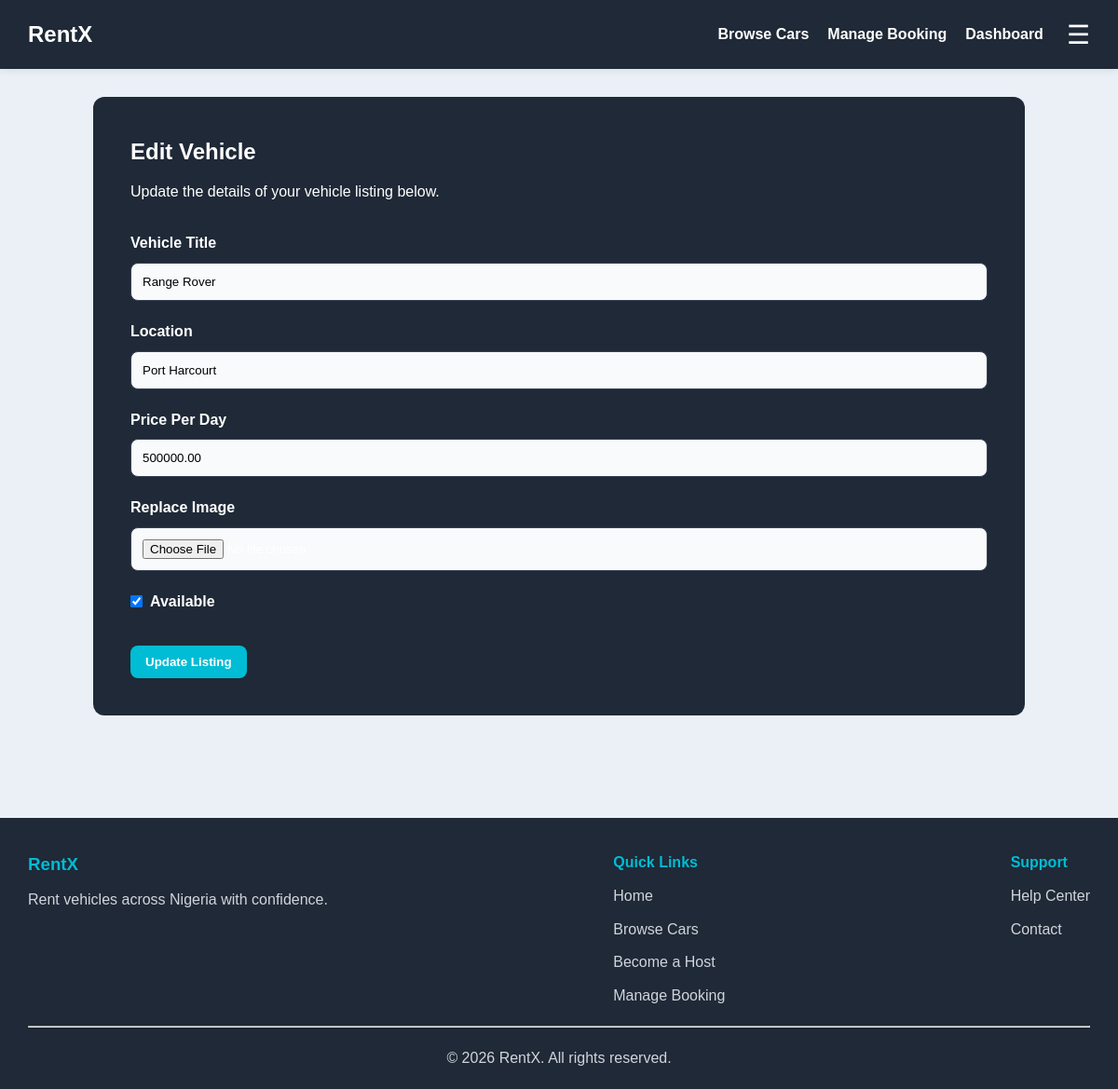
Screenshot of /edit-listing/4/ (signed in) with the database file from the repository.
### rentals/models.py (models this page shows, shortened)
class Car(models.Model):
    owner = models.ForeignKey(
        User,
        on_delete=models.CASCADE,
        related_name='cars'
    )
    title = models.CharField(max_length=200)
    location = models.CharField(max_length=200)
    price_per_day = models.DecimalField(
        max_digits=10,
        decimal_places=2
    )
    image = models.ImageField(
        upload_to='cars/'
    )
    available = models.BooleanField(
        default=True
    )
    created_at = models.DateTimeField(
        auto_now_add=True
    )

### rentals/views.py (the view, shortened to what this page needs)
# urls.py: path('edit-listing/<int:car_id>/', views.edit_listing, name='edit_listing'),
@login_required
def edit_listing(request, car_id):
    car = Car.objects.get(
        id=car_id,
        owner=request.user
    )
    return render(
        request,
        "edit_car.html",
        {
            "car": car
        }
    )

### templates/edit_car.html (shortened to what this page needs)
{% extends 'base.html' %}
{% block content %}
<section class="edit-listing-section">
    <div class="edit-listing-card">
        <h1>Edit Vehicle</h1>
        <p class="edit-listing-intro">
            Update the details of your vehicle listing below.
        </p>
        <form method="POST" enctype="multipart/form-data">
            <label>Vehicle Title</label>
            <input
                type="text"
                name="title"
                value="{{ car.title }}"
                required
            >
            <label>Location</label>
            <input
                type="text"
                name="location"
                value="{{ car.location }}"
                required
            >
            <label>Price Per Day</label>
            <input
                type="number"
                name="price_per_day"
                value="{{ car.price_per_day }}"
                required
            >
            <label>Replace Image</label>
            <input
                type="file"
                name="image"
            >
            <div class="availability-option">
                <label>
                    <input
                        type="checkbox"
                        name="available"
                        {% if car.available %}
                            checked
                        {% endif %}
                    >
                    Available
                </label>
            </div>
            <button
                type="submit"
                class="btn"
            >
                Update Listing
            </button>
        </form>
    </div>
</section>
{% endblock %}

### static/css/style.css (style rules this page uses)
* { margin: 0; padding: 0; box-sizing: border-box; }
:root { --primary: #00bcd4; --dark: #1f2937; --light: #eaf0f6; --white: #ffffff; --text: #222222; --border: #d6dde5; }
body { font-family: Arial, sans-serif; background-color: var(--light); color: var(--text); line-height: 1.6; }
h1 { margin-bottom: 20px; }
.btn { display: inline-block; background-color: var(--primary); color: var(--white); border: none; border-radius: 8px; padding: 10px 16px; margin-right: 10px; margin-top: 10px; cursor: pointer; font-weight: bold; transition: 0.3s; }
form { margin-top: 20px; }
input, textarea, select { width: 100%; padding: 12px; margin-bottom: 15px; border: 1px solid #374151; border-radius: 8px; background-color: #f8fafc; }
input[type="checkbox"] { width: auto; padding: 0; margin: 0 8px 0 0; }
.edit-listing-section { max-width: 1000px; margin: 0 auto; }
.edit-listing-card { background-color: #1f2937; padding: 40px; border-radius: 12px; color: white; }
.edit-listing-card h1 { margin-top: 0; margin-bottom: 10px; color: white; }
.edit-listing-intro { margin-bottom: 30px; }
.edit-listing-card label { display: block; margin-bottom: 8px; font-weight: bold; color: white; }
.edit-listing-card input { margin-bottom: 20px; }
.edit-listing-card input[type="checkbox"] { width: auto; margin: 0 8px 0 0; }
.availability-option label { display: flex; align-items: center; margin-bottom: 25px; }
.edit-listing-card .btn { display: inline-block; }

### rows the page displays
Car: title "Range Rover", location "Port Harcourt", price_per_day "500000.00", available "☑"
